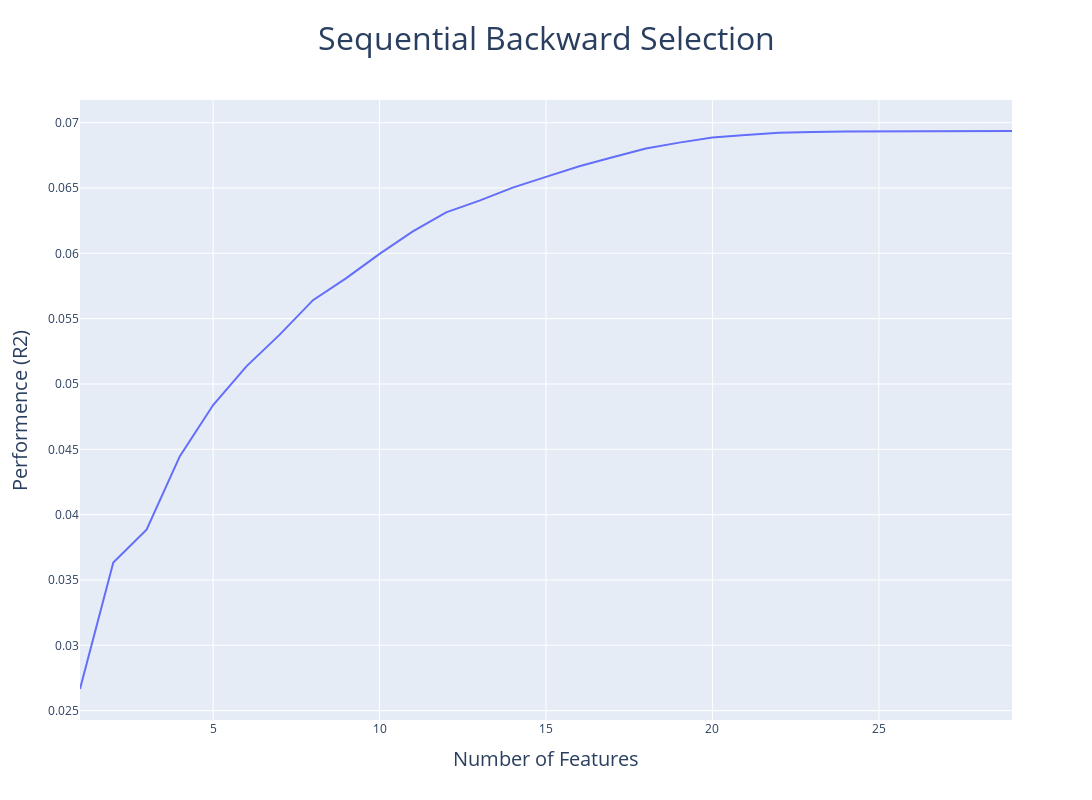

The cell this chart's notebook holds for it:
### Code cell
import plotly.graph_objects as go

metric_dict = sbs.get_metric_dict()
k_features = list(metric_dict.keys())
avg_scores = np.array([metric_dict[k]['avg_score'] for k in k_features])
std_devs = np.array([metric_dict[k]['std_dev'] for k in k_features])

fig = go.Figure()
fig.add_trace(go.Scatter(x=k_features, y=avg_scores, mode='lines', name='Average Score'))
# fig.add_trace(go.Scatter(x=k_features, y=avg_scores + std_devs, mode='lines', line=dict(color='gray'), name='Upper Bound'))
# fig.add_trace(go.Scatter(x=k_features, y=avg_scores - std_devs, mode='lines', line=dict(color='gray'), fill='tonexty', name='Lower Bound'))
fig.update_layout(
    title = {
        'text': 'Sequential Backward Selection',
        'font': {'size': 32},
        'x': 0.5
    }, 
    xaxis_title = {
        'text': 'Number of Features',
        'font': {'size': 20}
    }, 
    yaxis_title = {
        'text': 'Performence (R2)',
        'font': {'size': 20}
    }, 
    width = 1200,
    height = 800)

# Show figure
fig.show()

### Figure 1 — Plotly figure (JSON) as saved in the notebook; plotly's stock layout.template omitted (floating-point values rounded to 4 significant figures)
{"data": [{"mode": "lines", "name": "Average Score", "type": "scatter", "x": [29, 28, 27, 26, 25, 24, 23, 22, 21, 20, 19, 18, 17, 16, 15, 14, 13, 12, 11, 10, 9, 8, 7, 6, 5, 4, 3, 2, 1], "y": [0.06936, 0.06936, 0.06936, 0.06936, 0.06934, 0.06932, 0.06928, 0.06923, 0.06906, 0.06885, 0.06847, 0.06802, 0.06735, 0.06667, 0.06585, 0.06502, 0.06403, 0.06313, 0.06167, 0.05996, 0.0581, 0.05641, 0.05378, 0.05134, 0.04839, 0.04448, 0.03885, 0.03633, 0.02666]}], "layout": {"height": 800, "title": {"font": {"size": 32}, "text": "Sequential Backward Selection", "x": 0.5}, "width": 1200, "xaxis": {"title": {"font": {"size": 20}, "text": "Number of Features"}}, "yaxis": {"title": {"font": {"size": 20}, "text": "Performence (R2)"}}}}
